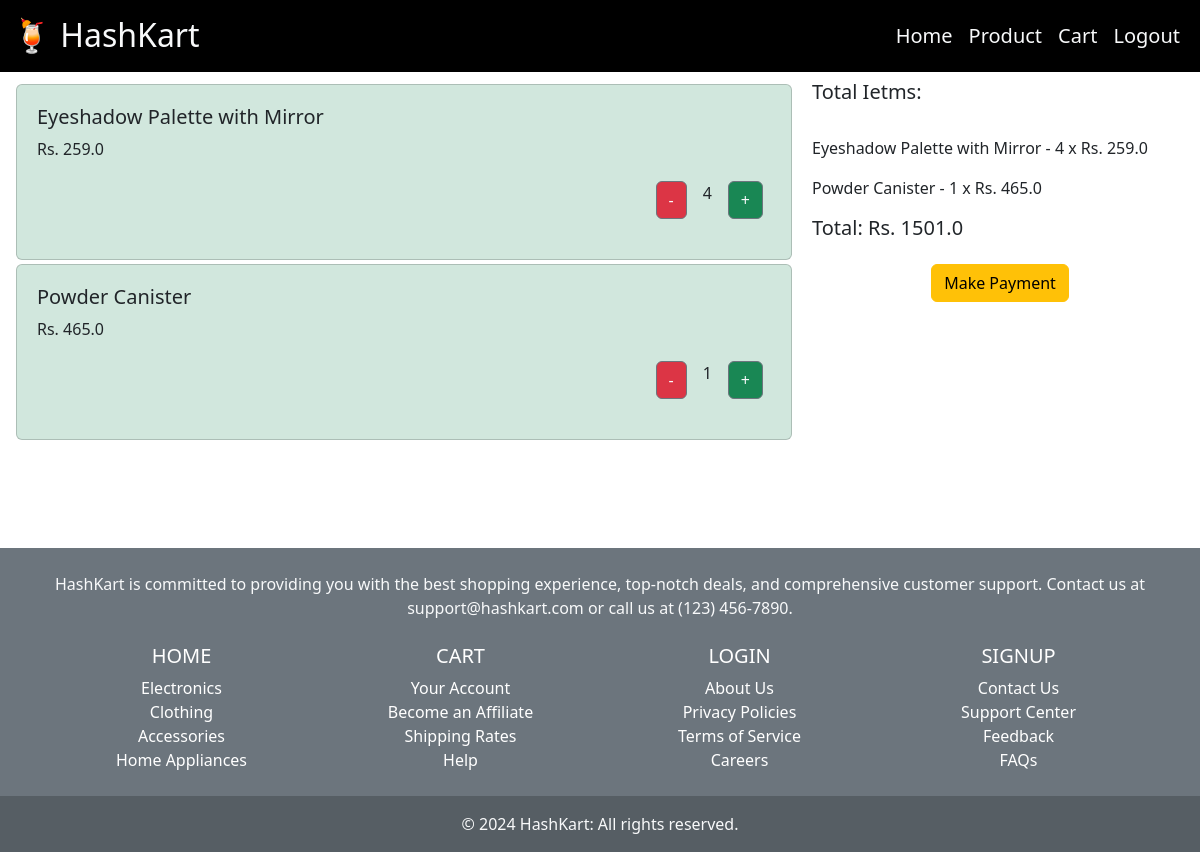
/cart (signed in), run on the app's committed database.
### Cart/models.py (models this page shows)
class Cart(db.Model):
    id = db.Column(db.Integer, primary_key=True)
    product_id = db.Column(
        db.Integer, ForeignKey(Product.id), nullable=False)
    quantity = db.Column(db.Integer, nullable=False)

### Product/models.py (models this page shows)
class Product(db.Model):
    id = db.Column(db.Integer, primary_key=True)
    name = db.Column(db.String(32), nullable=False)
    brand = db.Column(db.String(20), nullable=False)
    category = db.Column(db.String(25), nullable=False)
    description = db.Column(db.Text, nullable=False)
    price = db.Column(db.Float, nullable=False)
    image_url = db.Column(db.String(32), nullable=False)

### Cart/views.py (the view)
@cart_bp.route('/cart', methods=["POST","GET"])
@login_required
def CartPage():
    token = request.cookies.get('auth_token')
    if request.method=="GET":
        carts = db.session.query(Product.id, Product.name, Product.category, Product.brand, Product.price, Product.image_url, Cart.quantity).join(Product, Cart.product_id == Product.id).all()
        total_amount = 0
        for product in carts:
            total_amount = total_amount + (product.price * product.quantity)
    return render_template('cart.html',token=token,carts=carts, total_amount=total_amount)

### utils/jwt.py (called while the page is built)
def login_required(f):
    @wraps(f)
    def decorated_function(*args, **kwargs):
        token = request.cookies.get('auth_token')
        if not token:
            response=make_response(render_template('login_view.html'))
            return response ,400
        try:
            request.user_data = jwt.decode(
                token, SECRET_KEY, algorithms=["HS256"])
        except jwt.ExpiredSignatureError:
            return jsonify({'message': 'Token has expired'}), 401
        except jwt.InvalidTokenError:
            return jsonify({'message': 'Token is invalid'}), 403
        return f(*args, **kwargs)
    return decorated_function

### templates/cart.html (shortened to what this page needs)
<!DOCTYPE html>
<html lang="en">
<head>
    <link rel="stylesheet" href={{url_for('static',filename='bootstrap.min.css' )}}>
</head>
<body>
    {% include 'navbar.html' %}
    <div class="container-fluid">
        <div class="row">
            <div class="col-md-8 my-2">
                {% for item in carts %}
                <div class="card m-1 p-1 bg-success-subtle" style="width: 100%;">
                    <div class="card-body">
                        <h5 class="card-title">{{item.name}}</h5>
                        <p class="card-text">Rs. {{item.price}}</p>
                        <p class="card-text">
                        <div class="d-flex align-item-center justify-content-end">
                            <form action="/remove-from-cart" method="post" onchange="this.form.submit()"
                                class="mx-1 p-1" id="{{item.id}}">
                                <button type="submit" class="btn btn-outline-secondary bg-danger text-light">-</button>
                            </form>
                            <div class="mx-1 p-1"> {{item.quantity}}</div>
                            <form action="/add-to-cart" method="post" onchange="this.form.submit()" class="mx-1 p-1"
                                id="{{item.id}}">
                                <button type="submit" class="btn btn-outline-secondary bg-success text-light">+</button>
                            </form>
                        </div>
                        </p>
                    </div>
                </div>
                {% endfor %}
            </div>
            <div class="col-md-4 my-2">
                <div>
                    {% if carts|length > 0 %}
                    <h5>Total Ietms:</h5><br>
                    {% for payment in carts%}
                    <p>{{payment.name}} - {{payment.quantity}} x Rs. {{payment.price}}</p>
                    {% endfor %}
                    <h5>Total:
                        Rs. {{total_amount}}
                    </h5>
                    <div class="text-center m-3 p-2">
                        <form action="/create-checkout-session" method="post" >
                            <button class="btn btn-warning" type="submit">Make Payment</button>
                        </form>
                    </div>
                    {% endif %}
                </div>
            </div>
        </div>
    </div>
    {% include 'footer.html'%}
</body>
</html>

### templates/navbar.html (shortened to what this page needs)
<nav class="navbar navbar-expand-lg " style="background-color: black;">
  <div class="container-fluid">
    <h1><a class="navbar-brand text-light fs-2 link-primary" href="./">🍹 HashKart</a></h1>
    <div class="collapse navbar-collapse" id="navbarText">
      <ul class="navbar-nav ms-auto mb-2 mb-lg-0">
        <li class="nav-item">
          <a class="nav-link active text-light fs-5 link-danger" aria-current="page" href="./">Home</a>
        </li>
        <li class="nav-item">
          <a class="nav-link text-light fs-5 link-danger" href="./create-product">Product</a>
        </li>
        <li class="nav-item">
          <a class="nav-link text-light fs-5 link-danger" href="./cart">Cart</a>
        </li>
        {% if not token %}
        <li class="nav-item">
          <a class="nav-link text-light fs-5 link-danger" href="./login">Login</a>
        </li>
        <li class="nav-item">
          <a class="nav-link text-light fs-5 link-danger" href="./register">SignUp</a>
        </li>
        {% else %}
        <li class="nav-item">
          <a class="nav-link text-light fs-5 link-danger" href="./logout">Logout</a>
        </li>
        {% endif %}
      </ul>
    </div>
  </div>
</nav>

### templates/footer.html
<footer class="bg-secondary text-center text-light">
    <div class="container p-4">
      <section class="mb-4">
        <p class="text-center">
          HashKart is committed to providing you with the best shopping experience, top-notch deals, and comprehensive customer support. Contact us at support@hashkart.com or call us at (123) 456-7890.
        </p>
      </section>
      <section class="">
        <div class="row">
          <div class="col-lg-3 col-md-6 mb-4 mb-md-0">
            <h5 class="text-uppercase " ><a href="./"  class="link-danger text-white text-decoration-none">Home</a></h5>
            <ul class="list-unstyled mb-0">
              <li>
                <a href="#!" class="text-white text-decoration-none">Electronics</a>
              </li>
              <li>
                <a href="#!" class="text-white text-decoration-none">Clothing</a>
              </li>
              <li>
                <a href="#!" class="text-white text-decoration-none">Accessories</a>
              </li>
              <li>
                <a href="#!" class="text-white text-decoration-none">Home Appliances</a>
              </li>
            </ul>
          </div>
          <div class="col-lg-3 col-md-6 mb-4 mb-md-0">
            <h5 class="text-uppercase" ><a href="./cart" class="link-danger text-white text-decoration-none">Cart</a></h5>
            <ul class="list-unstyled mb-0">
              <li>
                <a href="#!" class="text-white text-decoration-none">Your Account</a>
              </li>
              <li>
                <a href="#!" class="text-white text-decoration-none">Become an Affiliate</a>
              </li>
              <li>
                <a href="#!" class="text-white text-decoration-none">Shipping Rates</a>
              </li>
              <li>
                <a href="#!" class="text-white text-decoration-none">Help</a>
              </li>
            </ul>
          </div>
          <div class="col-lg-3 col-md-6 mb-4 mb-md-0">
            <h5 class="text-uppercase"><a href="./login" class="link-danger text-white text-decoration-none">Login</a></h5>
            <ul class="list-unstyled mb-0">
              <li>
                <a href="#!" class="text-white text-decoration-none">About Us</a>
              </li>
              <li>
                <a href="#!" class="text-white text-decoration-none">Privacy Policies</a>
              </li>
              <li>
                <a href="#!" class="text-white text-decoration-none">Terms of Service</a>
              </li>
              <li>
                <a href="#!" class="text-white text-decoration-none">Careers</a>
              </li>
            </ul>
          </div>
          <div class="col-lg-3 col-md-6 mb-4 mb-md-0">
            <h5 class="text-uppercase" ><a href="./register" class="text-white text-decoration-none link-danger">Signup</a></h5>
            <ul class="list-unstyled mb-0">
              <li>
                <a href="#!" class="text-white text-decoration-none">Contact Us</a>
              </li>
              <li>
                <a href="#!" class="text-white text-decoration-none">Support Center</a>
              </li>
              <li>
                <a href="#!" class="text-white text-decoration-none">Feedback</a>
              </li>
              <li>
                <a href="#!" class="text-white text-decoration-none">FAQs</a>
              </li>
            </ul>
          </div>
        </div>
      </section>
    </div>
    <div class="text-center p-3" style="background-color: rgba(0, 0, 0, 0.2);">
      © 2024 HashKart: All rights reserved.
    </div>
  </footer>

### data on the page
Cart: name "Eyeshadow Palette with Mirror", price "259.0", quantity "4"
Cart: name "Powder Canister", price "465.0", quantity "1"

### other printed values
{{ total_amount }} "1501.0"
